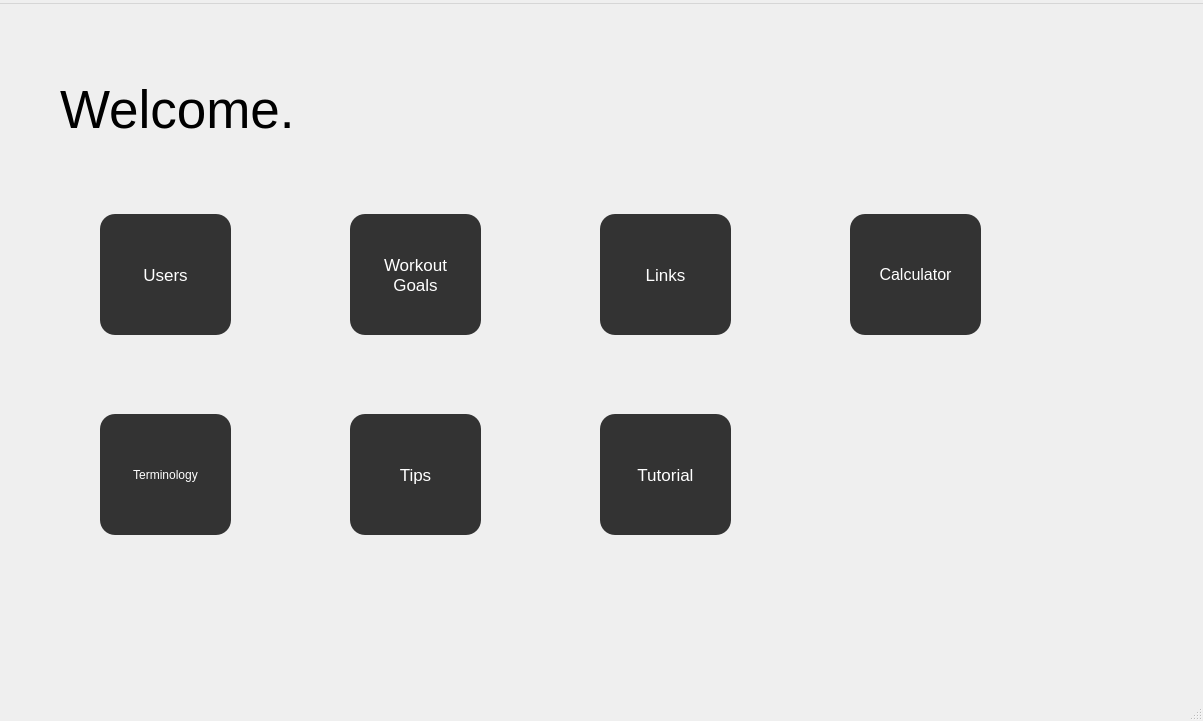
<?xml version="1.0" encoding="UTF-8"?>
<ui version="4.0">
 <class>MainWindow</class>
 <widget class="QMainWindow" name="MainWindow">
  <property name="geometry">
   <rect>
    <x>0</x>
    <y>0</y>
    <width>1203</width>
    <height>721</height>
   </rect>
  </property>
  <property name="font">
   <font>
    <pointsize>9</pointsize>
   </font>
  </property>
  <property name="windowTitle">
   <string>Forge</string>
  </property>
  <property name="windowIcon">
   <iconset resource="resources.qrc">
    <normaloff>:/icons/flame-icon.png</normaloff>:/icons/flame-icon.png</iconset>
  </property>
  <widget class="QWidget" name="centralwidget">
   <widget class="QPushButton" name="userButton">
    <property name="geometry">
     <rect>
      <x>100</x>
      <y>210</y>
      <width>131</width>
      <height>121</height>
     </rect>
    </property>
    <property name="font">
     <font>
      <pointsize>13</pointsize>
     </font>
    </property>
    <property name="styleSheet">
     <string notr="true">background-color: #333333; 
color: white;               
border-radius: 15px;       
padding: 10px 20px;</string>
    </property>
    <property name="text">
     <string>Users</string>
    </property>
   </widget>
   <widget class="QLabel" name="titleLabel">
    <property name="geometry">
     <rect>
      <x>60</x>
      <y>70</y>
      <width>291</width>
      <height>71</height>
     </rect>
    </property>
    <property name="font">
     <font>
      <pointsize>40</pointsize>
     </font>
    </property>
    <property name="text">
     <string>Welcome.</string>
    </property>
   </widget>
   <widget class="QPushButton" name="goalsButton">
    <property name="geometry">
     <rect>
      <x>350</x>
      <y>210</y>
      <width>131</width>
      <height>121</height>
     </rect>
    </property>
    <property name="font">
     <font>
      <pointsize>13</pointsize>
     </font>
    </property>
    <property name="styleSheet">
     <string notr="true">background-color: #333333; 
color: white;               
border-radius: 15px;       
padding: 10px 20px;</string>
    </property>
    <property name="text">
     <string>Workout
Goals</string>
    </property>
   </widget>
   <widget class="QPushButton" name="calcButton">
    <property name="geometry">
     <rect>
      <x>850</x>
      <y>210</y>
      <width>131</width>
      <height>121</height>
     </rect>
    </property>
    <property name="font">
     <font>
      <pointsize>12</pointsize>
     </font>
    </property>
    <property name="styleSheet">
     <string notr="true">background-color: #333333; 
color: white;               
border-radius: 15px;       
padding: 10px 20px;</string>
    </property>
    <property name="text">
     <string>Calculator</string>
    </property>
   </widget>
   <widget class="QPushButton" name="linksButton">
    <property name="geometry">
     <rect>
      <x>600</x>
      <y>210</y>
      <width>131</width>
      <height>121</height>
     </rect>
    </property>
    <property name="font">
     <font>
      <pointsize>13</pointsize>
     </font>
    </property>
    <property name="styleSheet">
     <string notr="true">background-color: #333333; 
color: white;               
border-radius: 15px;       
padding: 10px 20px;</string>
    </property>
    <property name="text">
     <string>Links</string>
    </property>
   </widget>
   <widget class="QPushButton" name="tipsButton">
    <property name="geometry">
     <rect>
      <x>350</x>
      <y>410</y>
      <width>131</width>
      <height>121</height>
     </rect>
    </property>
    <property name="font">
     <font>
      <pointsize>13</pointsize>
     </font>
    </property>
    <property name="styleSheet">
     <string notr="true">background-color: #333333; 
color: white;               
border-radius: 15px;       
padding: 10px 20px;</string>
    </property>
    <property name="text">
     <string>Tips</string>
    </property>
   </widget>
   <widget class="QPushButton" name="termButton">
    <property name="geometry">
     <rect>
      <x>100</x>
      <y>410</y>
      <width>131</width>
      <height>121</height>
     </rect>
    </property>
    <property name="font">
     <font>
      <pointsize>9</pointsize>
     </font>
    </property>
    <property name="styleSheet">
     <string notr="true">background-color: #333333; 
color: white;               
border-radius: 15px;       
padding: 10px 20px;</string>
    </property>
    <property name="text">
     <string>Terminology</string>
    </property>
   </widget>
   <widget class="QPushButton" name="tutorButton">
    <property name="geometry">
     <rect>
      <x>600</x>
      <y>410</y>
      <width>131</width>
      <height>121</height>
     </rect>
    </property>
    <property name="font">
     <font>
      <pointsize>13</pointsize>
     </font>
    </property>
    <property name="styleSheet">
     <string notr="true">background-color: #333333; 
color: white;               
border-radius: 15px;       
padding: 10px 20px;</string>
    </property>
    <property name="text">
     <string>Tutorial</string>
    </property>
   </widget>
  </widget>
  <widget class="QMenuBar" name="menubar">
   <property name="geometry">
    <rect>
     <x>0</x>
     <y>0</y>
     <width>1203</width>
     <height>25</height>
    </rect>
   </property>
   <widget class="QMenu" name="menuHello">
    <property name="title">
     <string/>
    </property>
   </widget>
   <addaction name="menuHello"/>
  </widget>
  <widget class="QStatusBar" name="statusbar"/>
 </widget>
 <resources>
  <include location="resources.qrc"/>
 </resources>
 <connections/>
</ui>
